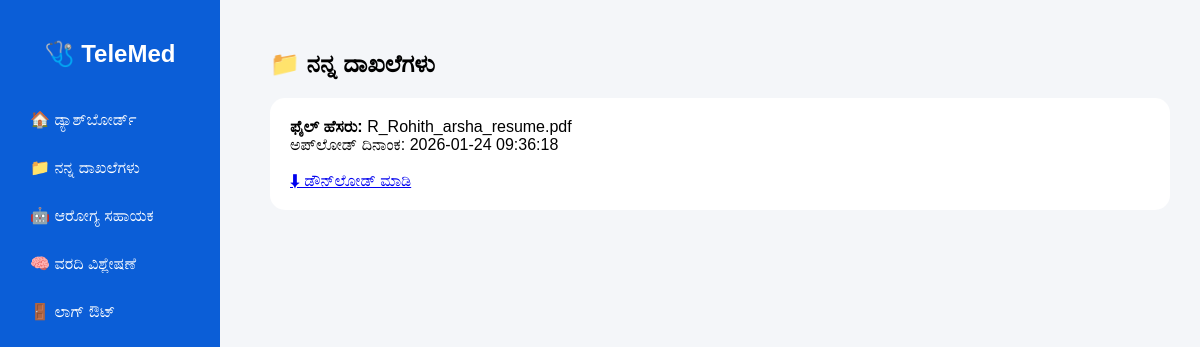
Page /my-documents (signed in) on the committed database.
### tables this page shows
CREATE TABLE documents (
            id INTEGER PRIMARY KEY AUTOINCREMENT,
            patient_id INTEGER,
            filename TEXT,
            filepath TEXT,
            uploaded_at DATETIME DEFAULT CURRENT_TIMESTAMP
        );

### app.py (the view)
@app.route("/my-documents")
def my_documents():
    if "user_id" not in session or session["role"] != "patient":
        return redirect("/login")
    conn = sqlite3.connect("db.sqlite3")
    cur = conn.cursor()
    cur.execute("""
        SELECT filename, filepath, uploaded_at
        FROM documents
        WHERE patient_id = ?
        ORDER BY uploaded_at DESC
    """, (session["user_id"],))
    docs = cur.fetchall()
    conn.close()
    return render_template("documents.html", docs=docs)

### templates/documents.html (shortened to what this page needs)
{% extends "layout.html" %}
{% block content %}
{% if session.role == "patient" %}
    <h2>📁 ನನ್ನ ದಾಖಲೆಗಳು</h2>
{% else %}
    <h2>📁 Patient Documents</h2>
{% endif %}
{% for d in docs %}
<div class="card">
    <b>
    {% if session.role == "patient" %}
        ಫೈಲ್ ಹೆಸರು:
    {% else %}
        File Name:
    {% endif %}
    </b>
    {{ d[0] }}<br>
    {% if session.role == "patient" %}
        ಅಪ್‌ಲೋಡ್ ದಿನಾಂಕ:
    {% else %}
        Uploaded on:
    {% endif %}
    {{ d[2] }}<br><br>
    <a href="/download?path={{ d[1] }}">
        {% if session.role == "patient" %}
            ⬇ ಡೌನ್‌ಲೋಡ್ ಮಾಡಿ
        {% else %}
            ⬇ Download
        {% endif %}
    </a>
</div>
{% endfor %}
{% endblock %}

### templates/layout.html (style rules this page uses)
body { margin: 0; font-family: Arial, sans-serif; background: #f4f6f9; }

### templates/documents.html (style rules this page uses)
.card { background: white; padding: 20px; border-radius: 15px; margin-bottom: 15px; }

### rows in the picture
documents: filename "R_Rohith_arsha_resume.pdf", uploaded_at "2026-01-24 09:36:18"
